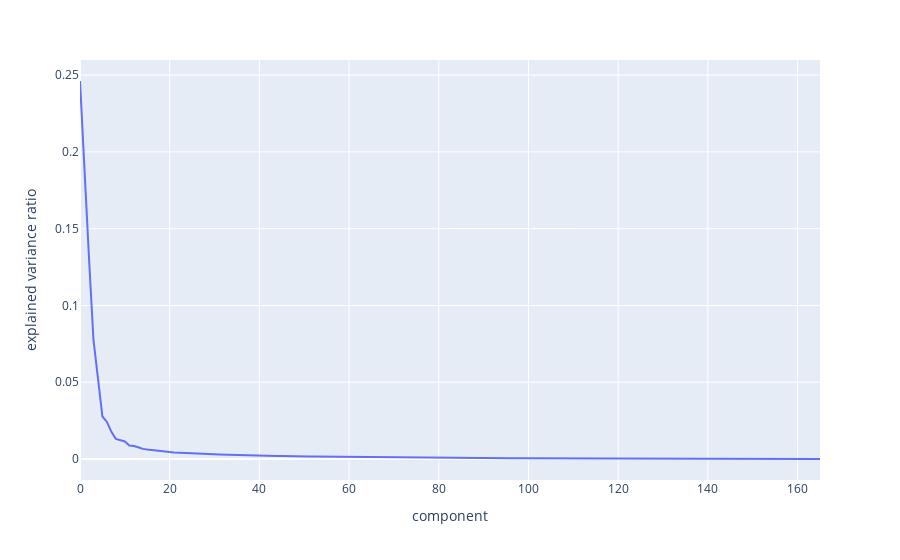

Notebook cell for this chart:
### Code cell
result = pd.DataFrame(zip(range(pca.explained_variance_ratio_.shape[0]), pca.explained_variance_ratio_), columns=['component', 'explained variance ratio'])
fig = px.line(result, x='component', y='explained variance ratio')
fig.show()

### Figure 1 — Plotly figure (JSON) as saved in the notebook; plotly's stock layout.template omitted (floating-point values rounded to 4 significant figures; data arrays with more than 128 entries replaced by an {"elided": "..."} marker saying what was removed)
{"data": [{"hovertemplate": "component=%{x}<br>explained variance ratio=%{y}<extra></extra>", "legendgroup": "", "line": {"color": "#636efa", "dash": "solid"}, "mode": "lines", "name": "", "orientation": "v", "showlegend": false, "type": "scatter", "x": {"elided": "166 int values"}, "xaxis": "x", "y": {"elided": "166 float values"}, "yaxis": "y"}], "layout": {"legend": {"tracegroupgap": 0}, "margin": {"t": 60}, "xaxis": {"anchor": "y", "domain": [0, 1], "title": {"text": "component"}}, "yaxis": {"anchor": "x", "domain": [0, 1], "title": {"text": "explained variance ratio"}}}}
